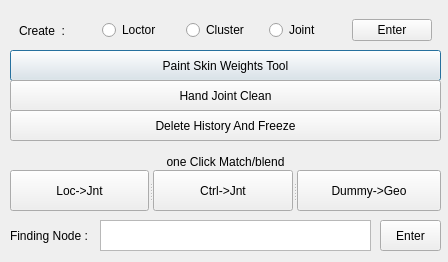
<?xml version="1.0" encoding="UTF-8"?>
<ui version="4.0">
 <author>kimhahahaha</author>
 <class>Dialog</class>
 <widget class="QDialog" name="Dialog">
  <property name="geometry">
   <rect>
    <x>0</x>
    <y>0</y>
    <width>448</width>
    <height>262</height>
   </rect>
  </property>
  <property name="windowTitle">
   <string>Dialog</string>
  </property>
  <property name="layoutDirection">
   <enum>Qt::LeftToRight</enum>
  </property>
  <widget class="QPushButton" name="paintSkinWeightTool_bt">
   <property name="geometry">
    <rect>
     <x>10</x>
     <y>50</y>
     <width>431</width>
     <height>31</height>
    </rect>
   </property>
   <property name="text">
    <string>Paint Skin Weights Tool</string>
   </property>
  </widget>
  <widget class="QPushButton" name="handJointClean_bt">
   <property name="geometry">
    <rect>
     <x>10</x>
     <y>80</y>
     <width>431</width>
     <height>31</height>
    </rect>
   </property>
   <property name="text">
    <string>Hand Joint Clean</string>
   </property>
  </widget>
  <widget class="QPushButton" name="deleteHistoryAndFreeze_bt">
   <property name="geometry">
    <rect>
     <x>10</x>
     <y>110</y>
     <width>431</width>
     <height>31</height>
    </rect>
   </property>
   <property name="text">
    <string>Delete History And Freeze</string>
   </property>
  </widget>
  <widget class="QLabel" name="oneclickmatchBlend_lb">
   <property name="geometry">
    <rect>
     <x>15</x>
     <y>152</y>
     <width>421</width>
     <height>20</height>
    </rect>
   </property>
   <property name="toolTipDuration">
    <number>-1</number>
   </property>
   <property name="layoutDirection">
    <enum>Qt::LeftToRight</enum>
   </property>
   <property name="text">
    <string>one Click Match/blend</string>
   </property>
   <property name="alignment">
    <set>Qt::AlignCenter</set>
   </property>
  </widget>
  <widget class="QLabel" name="findingNode_lb">
   <property name="geometry">
    <rect>
     <x>10</x>
     <y>220</y>
     <width>121</width>
     <height>31</height>
    </rect>
   </property>
   <property name="text">
    <string>Finding Node :</string>
   </property>
  </widget>
  <widget class="QPushButton" name="findingNodeEnter_bt">
   <property name="geometry">
    <rect>
     <x>380</x>
     <y>220</y>
     <width>61</width>
     <height>31</height>
    </rect>
   </property>
   <property name="acceptDrops">
    <bool>false</bool>
   </property>
   <property name="text">
    <string>Enter</string>
   </property>
  </widget>
  <widget class="QTextEdit" name="findingnode_TextF_txf">
   <property name="geometry">
    <rect>
     <x>100</x>
     <y>220</y>
     <width>271</width>
     <height>31</height>
    </rect>
   </property>
  </widget>
  <widget class="QWidget" name="layoutWidget">
   <property name="geometry">
    <rect>
     <x>10</x>
     <y>10</y>
     <width>431</width>
     <height>41</height>
    </rect>
   </property>
   <layout class="QHBoxLayout" name="create_Layout">
    <item>
     <widget class="QLabel" name="create_lb">
      <property name="text">
       <string>Create  :</string>
      </property>
      <property name="buddy">
       <cstring>create_Enter_bt</cstring>
      </property>
     </widget>
    </item>
    <item>
     <widget class="QRadioButton" name="create_Loc_rbt">
      <property name="text">
       <string>Loctor</string>
      </property>
     </widget>
    </item>
    <item>
     <widget class="QRadioButton" name="create_Clu_rbt">
      <property name="text">
       <string>Cluster</string>
      </property>
     </widget>
    </item>
    <item>
     <widget class="QRadioButton" name="create_Jnt_rbt">
      <property name="text">
       <string>Joint</string>
      </property>
     </widget>
    </item>
    <item>
     <widget class="QPushButton" name="create_Enter_bt">
      <property name="acceptDrops">
       <bool>false</bool>
      </property>
      <property name="text">
       <string>Enter</string>
      </property>
     </widget>
    </item>
   </layout>
  </widget>
  <widget class="QSplitter" name="oneclickMatchBlend_splitter">
   <property name="geometry">
    <rect>
     <x>10</x>
     <y>170</y>
     <width>431</width>
     <height>41</height>
    </rect>
   </property>
   <property name="orientation">
    <enum>Qt::Horizontal</enum>
   </property>
   <widget class="QPushButton" name="oneclick_L_J_bt">
    <property name="text">
     <string>Loc-&gt;Jnt</string>
    </property>
   </widget>
   <widget class="QPushButton" name="oneclick_C_J_bt">
    <property name="text">
     <string>Ctrl-&gt;Jnt</string>
    </property>
   </widget>
   <widget class="QPushButton" name="oneclick_D_G_bt">
    <property name="text">
     <string>Dummy-&gt;Geo</string>
    </property>
   </widget>
  </widget>
 </widget>
 <layoutdefault spacing="6" margin="9"/>
 <resources/>
 <connections/>
</ui>
